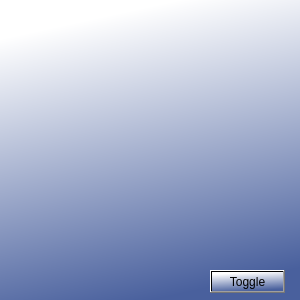
<?xml version="1.0" encoding="UTF-8"?>
<ui version="4.0">
 <class>LEDs</class>
 <widget class="QDialog" name="LEDs">
  <property name="geometry">
   <rect>
    <x>0</x>
    <y>0</y>
    <width>300</width>
    <height>300</height>
   </rect>
  </property>
  <property name="windowTitle">
   <string>LEDs</string>
  </property>
  <property name="styleSheet">
   <string notr="true">background-color: qlineargradient(spread:pad, x1:0.506, y1:1, x2:0.302, y2:0.0645161, stop:0 rgba(73, 96, 157, 255), stop:1 rgba(255, 255, 255, 255));</string>
  </property>
  <widget class="QPushButton" name="toggleButton">
   <property name="geometry">
    <rect>
     <x>210</x>
     <y>270</y>
     <width>75</width>
     <height>23</height>
    </rect>
   </property>
   <property name="text">
    <string>Toggle</string>
   </property>
  </widget>
 </widget>
 <layoutdefault spacing="6" margin="11"/>
 <resources/>
 <connections/>
</ui>
